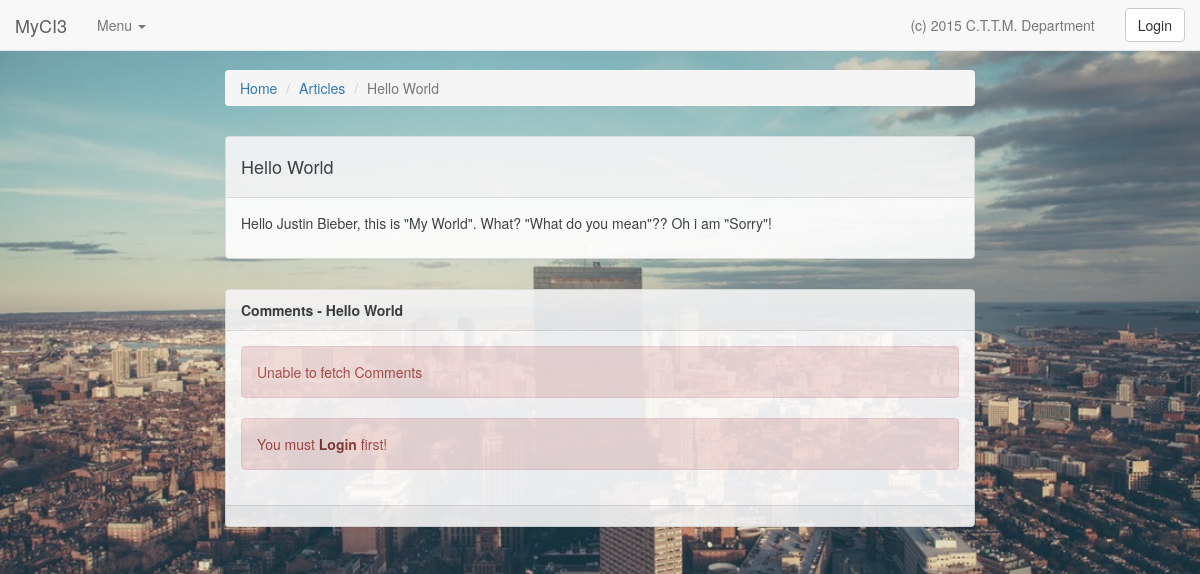
The app's page /articles/details/1 with its own data.
### tables this page shows
CREATE TABLE IF NOT EXISTS `blog_articles` (
`article_id` int(11) NOT NULL,
  `title` varchar(100) NOT NULL,
  `article_body` text NOT NULL
);

### application/controllers/Articles.php (called while the page is built, shortened)
<?php defined('BASEPATH') OR exit('No direct script access allowed');
class Articles extends CI_Controller {
    public function __construct()
    {
        $this->load->model('blog_model');
    }
    public function details($ar_id)
    {
        $data['details'] = $this->blog_model->get_article($ar_id);
        $data['comments'] = $this->blog_model->get_comments($ar_id);
        $this->load->template('articles/details', $data);
    }
}

### index.php (called while the page is built, shortened)
<?php
require_once BASEPATH.'core/CodeIgniter.php';

### application/models/Blog_model.php (called while the page is built, shortened)
<?php defined('BASEPATH') OR exit('No direct script access allowed');
class Blog_model extends CI_Model {
    public function get_article($id = NULL)
    {
        if (isset($id)) {
            return $this->db
                    ->select('*')
                    ->where('article_id', $id)
                    ->get('blog_articles')
                    ->row_array();
        } else {
            return $this->db
                ->select('*')
                ->get('blog_articles')
                ->result();
        }
    }
}

### application/libraries/Auth.php (called while the page is built, shortened)
<?php defined('BASEPATH') OR exit('No direct script access allowed');
class Auth
{
    function logged_in()
    {
        $CI =& get_instance();
        return ($CI->session->userdata("user_id")) ? true : false;
    }
}

### application/views/articles/details.php (the view, shortened to what this page needs)
<div class="container">
	<div class="row">
		<div class="col-md-8 col-md-offset-2">
			<ol class="breadcrumb">
				<li><a href="<?php echo $this->config->item('URL'); ?>">Home</a></li>
				<li><a href="<?php echo $this->config->item('URL'); ?>/articles">Articles</a></li>
				<li class="active"><?php echo $details['title']; ?></li>
			</ol>
			<div class="panel panel-default">
				<div class="panel-heading">
					<h4><?php echo $details['title']; ?></h4>
				</div>
				<div class="panel-body">
					<p><?php echo $details['article_body']; ?></p>
				</div>
			</div>
			<div class="panel panel-default">
				<div class="panel-heading">
					<b>Comments - <?php echo $details['title']; ?></b>
				</div>
				<div class="panel-body" id="comments" style="display: none;">
					<div id="display_comment"></div>
					<?php if ($this->auth->logged_in()) {
						echo '<form class="form-horizontal" method="post" id="comment_form">
								<input type="hidden" id="article" value="'.$details['article_id'].'">
								<input type="hidden" id="name" name="name" value="'.$this->session->userdata('username').'">
								<input type="hidden" id="email" name="email" value="'.$this->session->userdata('email').'">
								<textarea type="text" class="form-control" rows="4" id="comment" name="comment" placeholder="Leave some comment!"></textarea><br />
								<input class="btn btn-primary pull-right" id="submit" name="submit" type="submit" value="Submit Comment">
							  </form>';
					} else {
						echo '<div class="alert alert-danger">You must <a href="' . $this->config->item('URL') . '/user" class="alert-link">Login</a> first!</div>';
					} ?>
				</div>
				<div class="panel-footer"></div>
			</div>
		</div>
	</div>
</div>

### assets/cust.css (style rules this page uses)
body { background: url('city.jpeg') no-repeat center center; -webkit-background-size: cover; -moz-background-size: cover; -o-background-size: cover; background-size: cover; padding-bottom: 70px; }
.panel-default { opacity: 0.9; margin-top:30px; }

### application/views/templates/header.php (style rules this page uses)
body { padding-top: 70px; }

### records on screen
blog_articles: title "Hello World", article_body "Hello Justin Bieber, this is \"My World\". What? \"What do you mean\"?? Oh i am \"Sorry\"!"
